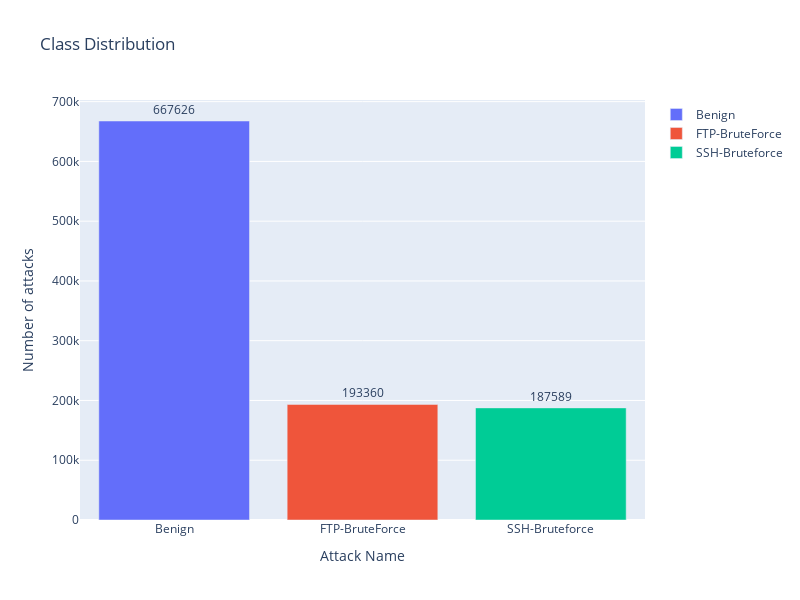

Notebook cell for this chart:
### Markdown cell above
We will now try to visualize the target feature's class distribution.

### Code cell
from plotly.offline import init_notebook_mode, iplot, plot
import plotly as py
import plotly.express as px
init_notebook_mode(connected=True)
import plotly.graph_objs as go

fig = go.Figure(data=[
    go.Bar(name='Benign', 
           y=df["Label"].value_counts().values[0:1],
           x=['Benign'],
           text = df["Label"].value_counts()[0:1],
           orientation='v',
           textposition='outside',),
    go.Bar(name='FTP-BruteForce', 
           y=df["Label"].value_counts().values[1:2],
           x=['FTP-BruteForce'],
           text = df["Label"].value_counts()[1:2],
           orientation='v',
           textposition='outside',),
    go.Bar(name='SSH-Bruteforce', 
           y=df["Label"].value_counts().values[2:],
           x=['SSH-Bruteforce'],
           text = df["Label"].value_counts()[2:],
           orientation='v',
           textposition='outside',)
])
# Change the bar mode
fig.update_layout(
                  width=800,
                  height=600,
                  title=f'Class Distribution',
                  yaxis_title='Number of attacks',
                  xaxis_title='Attack Name',)
iplot(fig)

### Figure 1 — Plotly figure (JSON) as saved in the notebook; plotly's stock layout.template omitted (floating-point values rounded to 4 significant figures)
{"data": [{"name": "Benign", "orientation": "v", "text": [667626], "textposition": "outside", "type": "bar", "x": ["Benign"], "y": [667626]}, {"name": "FTP-BruteForce", "orientation": "v", "text": [193360], "textposition": "outside", "type": "bar", "x": ["FTP-BruteForce"], "y": [193360]}, {"name": "SSH-Bruteforce", "orientation": "v", "text": [187589], "textposition": "outside", "type": "bar", "x": ["SSH-Bruteforce"], "y": [187589]}], "layout": {"height": 600, "title": {"text": "Class Distribution"}, "width": 800, "xaxis": {"title": {"text": "Attack Name"}}, "yaxis": {"title": {"text": "Number of attacks"}}}}
